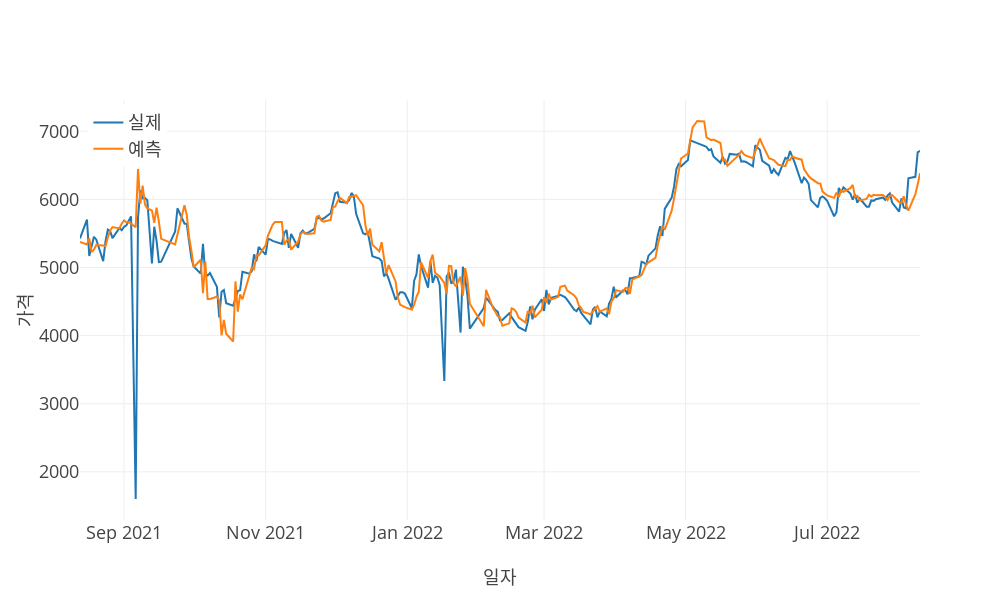

The notebook cell saved with this chart:
### Code cell
print("\nLSTM")
training_params = {'max_epochs': 100, 'n_trials': 30}
saving_dir = pathForSavingModels('LSTM', **dl_searchCV_params)
lstm, val_dataloader = RNN(
    data,
    training_cutoff,
    target,
    group,
    max_encoder_length,
    max_prediction_length,
    time_varying_known_categoricals,
    time_varying_unknown_categoricals,
    time_varying_known_reals,
    batch_size,
    saving_dir,
    'LSTM',
    training_params,
)

actuals = torch.cat([y[0] for x, y in iter(val_dataloader)])
lstm_predictions = lstm.predict(val_dataloader)
model_eval(actuals, lstm_predictions, predictions_x_axis, stdout=True, vis=True)

### Figure 1 — Plotly figure (JSON) as saved in the notebook; plotly's stock layout.template omitted (floating-point values rounded to 4 significant figures; data arrays with more than 128 entries replaced by an {"elided": "..."} marker saying what was removed)
{"data": [{"mode": "lines", "name": "실제", "type": "scatter", "x": {"elided": "254 str values"}, "y": {"elided": "255 float values"}}, {"mode": "lines", "name": "예측", "type": "scatter", "x": {"elided": "254 str values"}, "y": {"elided": "255 float values"}}], "layout": {"height": 600, "legend": {"x": 0.01, "xanchor": "left", "y": 0.99, "yanchor": "top"}, "width": 1000, "xaxis": {"title": {"text": "일자"}}, "yaxis": {"title": {"text": "가격"}}}}
